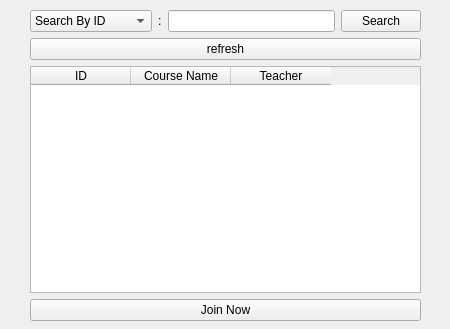
<?xml version="1.0" encoding="UTF-8"?>
<ui version="4.0">
 <class>Form</class>
 <widget class="QWidget" name="Form">
  <property name="geometry">
   <rect>
    <x>0</x>
    <y>0</y>
    <width>450</width>
    <height>329</height>
   </rect>
  </property>
  <property name="windowTitle">
   <string>Form</string>
  </property>
  <widget class="QWidget" name="layoutWidget">
   <property name="geometry">
    <rect>
     <x>30</x>
     <y>10</y>
     <width>391</width>
     <height>311</height>
    </rect>
   </property>
   <layout class="QVBoxLayout" name="verticalLayout_2">
    <item>
     <layout class="QHBoxLayout" name="horizontalLayout_2">
      <item>
       <widget class="QComboBox" name="filter">
        <item>
         <property name="text">
          <string>Search By ID</string>
         </property>
        </item>
        <item>
         <property name="text">
          <string>Search By Name</string>
         </property>
        </item>
       </widget>
      </item>
      <item>
       <widget class="QLabel" name="label">
        <property name="text">
         <string>:</string>
        </property>
       </widget>
      </item>
      <item>
       <widget class="QLineEdit" name="searchBox"/>
      </item>
      <item>
       <widget class="QPushButton" name="searchButton">
        <property name="text">
         <string>Search</string>
        </property>
       </widget>
      </item>
     </layout>
    </item>
    <item>
     <widget class="QPushButton" name="refreshButton">
      <property name="text">
       <string>refresh</string>
      </property>
     </widget>
    </item>
    <item>
     <layout class="QVBoxLayout" name="verticalLayout">
      <item>
       <widget class="QTableWidget" name="table">
        <property name="columnCount">
         <number>3</number>
        </property>
        <column>
         <property name="text">
          <string>ID</string>
         </property>
        </column>
        <column>
         <property name="text">
          <string>Course Name</string>
         </property>
        </column>
        <column>
         <property name="text">
          <string>Teacher</string>
         </property>
        </column>
       </widget>
      </item>
      <item>
       <widget class="QPushButton" name="joinButton">
        <property name="text">
         <string>Join Now</string>
        </property>
       </widget>
      </item>
     </layout>
    </item>
   </layout>
  </widget>
 </widget>
 <resources/>
 <connections/>
</ui>
